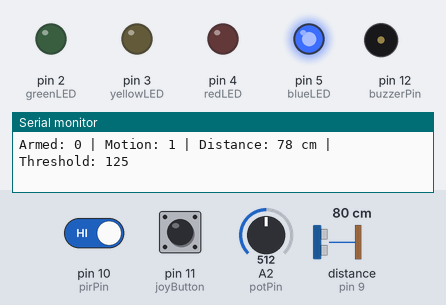
Recording of a sketch running on a simulated Arduino Uno, built with avr-gcc and run on an emulated ATmega328P. Shown: output pins drawn as LEDs (lit = HIGH), buzzer (waves = sounding), the last lines printed to the serial monitor. Wiring (inferred from the names in the program): ultrasonic range finder: trigger pin 8; echo pin 9. The inputs (shaded band) are chosen by the test bench; at power-on: pin 11 (joyButton) HIGH, distance to the obstacle (sensor on pin 9) 80 cm, pin 10 (pirPin) HIGH, A2 (potPin) = 512. The echo pulse lasts 58.3 µs per cm; pins used as bus, display or sensor lines are not drawn.

Above: at 1.2 s.
1.3 s: pin 11 (joyButton) pulled LOW for 1 s
At 1.49 s:
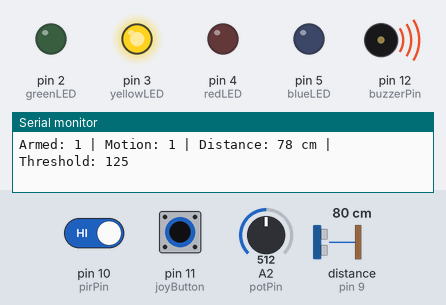
4.3 s: distance to the obstacle (sensor on pin 9) set to 18 cm
7.3 s: pin 10 (pirPin) driven LOW
At 8.2 s:
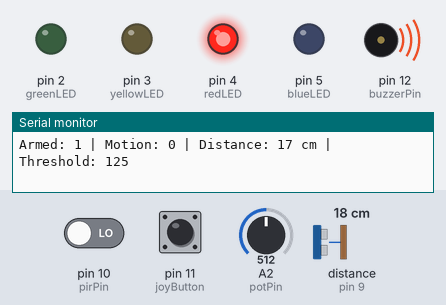
8.9 s: distance to the obstacle (sensor on pin 9) set to 59 cm
10.4 s: distance to the obstacle (sensor on pin 9) set to 67 cm
At 10.57 s:
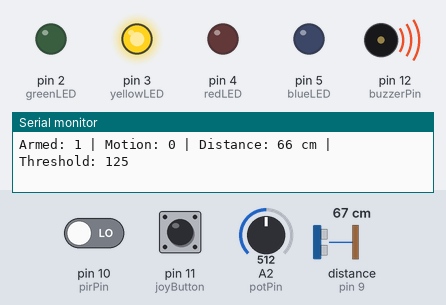
13.4 s: A2 (potPin) set to 118
16.4 s: A2 (potPin) set to 97
At 16.9 s:
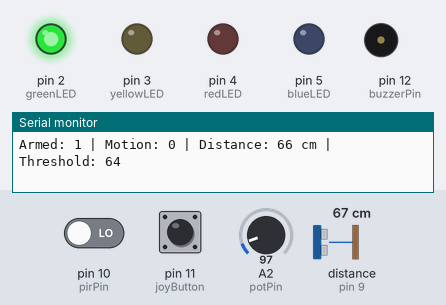
Timing chart, 0 to 18.9 s (numbered marks = the images above; inputs shaded):
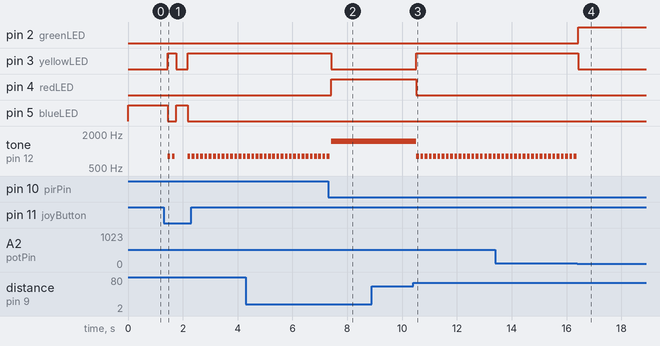

Measured:
- the behaviour switches between 63 and 64 cm on distance to the obstacle (sensor on pin 9) (found by bisection; images 2 and 3)
- the behaviour switches between 110 and 109 on A2 (potPin) (found by bisection; images 3 and 4)
- after the input at 1.3 s, pin 3 (yellowLED): LOW → HIGH after 0.15 s, → LOW 0.31 s later, → HIGH 0.41 s later; pin 5 (blueLED): HIGH → LOW after 0.15 s, → HIGH 0.31 s later, → LOW 0.41 s later
- after the input at 7.3 s, pin 3 (yellowLED): HIGH → LOW after 0.11 s; pin 4 (redLED): LOW → HIGH after 0.11 s
- after the input at 10.4 s, pin 3 (yellowLED): LOW → HIGH after 0.12 s; pin 4 (redLED): HIGH → LOW after 0.12 s; tone on pin 12 (buzzerPin): alternates 800 Hz for 0.10 s and silent for 0.06 s, starting after 0.12 s
- after the input at 16.4 s, pin 2 (greenLED): LOW → HIGH at once; pin 3 (yellowLED): HIGH → LOW at once; tone on pin 12 (buzzerPin): stops changing and stays silent

The sketch:

arduino_security.ino
```cpp
/****************************************************
 * SMART SECURITY SYSTEM (NO LCD)
 * Components:
 * - PIR sensor (motion detection)
 * - Ultrasonic sensor (distance detection)
 * - 4 LEDs (status indicators)
 * - Buzzer (alarm)
 * - Joystick (arm/disarm + mode control)
 * - Potentiometer (sensitivity control)
 ****************************************************/

// ---------------- PIN DEFINITIONS ----------------

// Ultrasonic
const int trigPin = 8;
const int echoPin = 9;

// PIR
const int pirPin = 10;

// Buzzer
const int buzzerPin = 12;

// LEDs
const int greenLED = 2;
const int yellowLED = 3;
const int redLED = 4;
const int blueLED = 5;

// Joystick
const int joyButton = 11;

// Potentiometer
const int potPin = A2;

// ---------------- SYSTEM STATE ----------------

bool systemArmed = false;
int mode = 0; // 0 = normal, 1 = test/radar style (future expansion)

unsigned long lastButtonPress = 0;
const int debounceDelay = 300;

// ---------------- SETUP ----------------

void setup() {
  pinMode(trigPin, OUTPUT);
  pinMode(echoPin, INPUT);

  pinMode(pirPin, INPUT);

  pinMode(buzzerPin, OUTPUT);

  pinMode(greenLED, OUTPUT);
  pinMode(yellowLED, OUTPUT);
  pinMode(redLED, OUTPUT);
  pinMode(blueLED, OUTPUT);

  pinMode(joyButton, INPUT_PULLUP);

  Serial.begin(9600);
}

// ---------------- ULTRASONIC FUNCTION ----------------

long readDistanceCM() {
  digitalWrite(trigPin, LOW);
  delayMicroseconds(2);

  digitalWrite(trigPin, HIGH);
  delayMicroseconds(10);
  digitalWrite(trigPin, LOW);

  long duration = pulseIn(echoPin, HIGH, 30000); // timeout 30ms

  long distance = duration * 0.034 / 2;

  return distance;
}

// ---------------- BUZZER PATTERNS ----------------

void safeBeep() {
  noTone(buzzerPin);
}

void warningBeep() {
  tone(buzzerPin, 800, 100);
}

void alertBeep() {
  tone(buzzerPin, 1500, 200);
}

// ---------------- LED CONTROL ----------------

void setLEDs(bool g, bool y, bool r, bool b) {
  digitalWrite(greenLED, g);
  digitalWrite(yellowLED, y);
  digitalWrite(redLED, r);
  digitalWrite(blueLED, b);
}

// ---------------- JOYSTICK HANDLER ----------------

void handleJoystick() {
  if (digitalRead(joyButton) == LOW) {
    if (millis() - lastButtonPress > debounceDelay) {
      systemArmed = !systemArmed;
      lastButtonPress = millis();
    }
  }
}

// ---------------- MAIN LOOP ----------------

void loop() {

  handleJoystick();

  // Potentiometer controls sensitivity
  int potValue = analogRead(potPin);

  // Map sensitivity threshold (adjustable)
  int dangerThreshold = map(potValue, 0, 1023, 50, 200);

  // Read sensors
  bool motionDetected = digitalRead(pirPin);

  long distance = readDistanceCM();

  // Debug
  Serial.print("Armed: ");
  Serial.print(systemArmed);
  Serial.print(" | Motion: ");
  Serial.print(motionDetected);
  Serial.print(" | Distance: ");
  Serial.print(distance);
  Serial.print(" cm");
  Serial.print(" | Threshold: ");
  Serial.println(dangerThreshold);

  // ---------------- SYSTEM OFF ----------------

  if (!systemArmed) {
    setLEDs(0, 0, 0, 1); // Blue ON
    safeBeep();
    delay(200);
    return;
  }

  // ---------------- SAFE STATE ----------------

  if (!motionDetected && (distance > dangerThreshold || distance == 0)) {
    setLEDs(1, 0, 0, 0); // Green
    safeBeep();
    delay(200);
    return;
  }

  // ---------------- WARNING STATE ----------------

  if (motionDetected || (distance <= dangerThreshold && distance > dangerThreshold / 2)) {
    setLEDs(0, 1, 0, 0); // Yellow
    warningBeep();
    delay(150);
    return;
  }

  // ---------------- ALERT STATE ----------------

  if (distance > 0 && distance <= dangerThreshold / 2) {
    setLEDs(0, 0, 1, 0); // Red

    // Rapid alarm
    alertBeep();
    delay(80);
    alertBeep();
    delay(80);

    return;
  }
}
```
